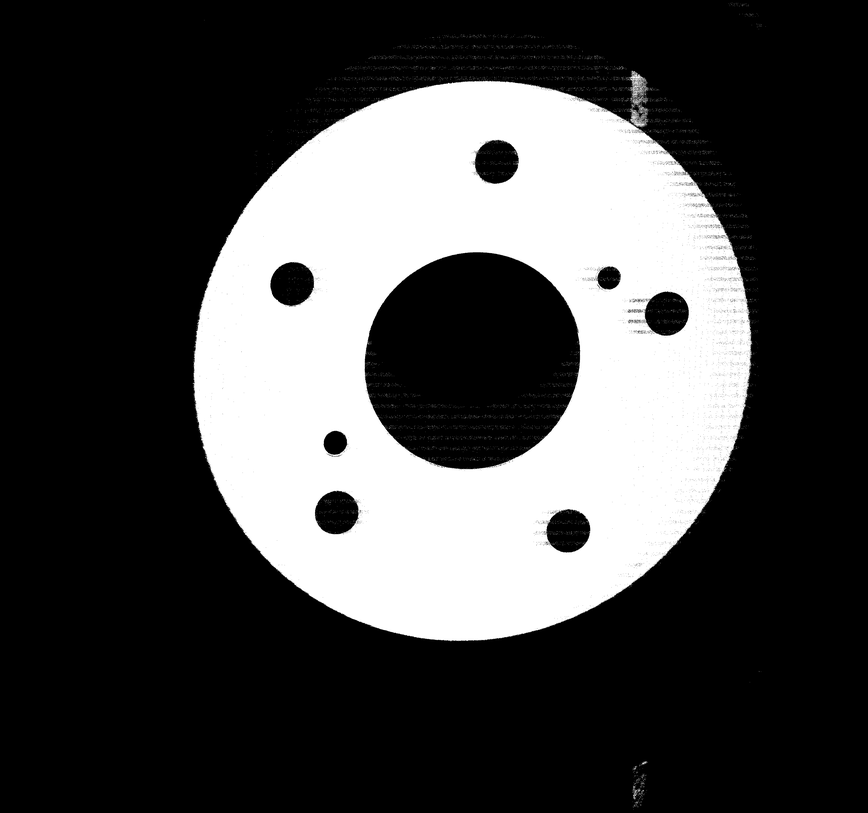
#> input picture App/mask_result.png, 868 x 813 px, shrunk from 3200 x 3000 before the run
$ python catterpiller.py
#> lines starting #> are read from the running program, lines starting #| are printed output that depends on the picture; after the words box and inside, x2 and y2 are one past the last pixel; in counts of white or black regions, pixels touching at a corner belong together
# [12 lines of commented-out code are left out]
import cv2
import numpy as np
import matplotlib.pyplot as plt

# Load image (grayscale)
img = cv2.imread("mask_result.png", cv2.IMREAD_GRAYSCALE)
#> img is the input picture: shape (813, 868); min 0, max 255, mean 72.5

# Apply Gaussian blur (helps circle detection)
kernel = np.ones((5,5), np.uint8)

# Apply erosion (remove small white noise)
_, binary = cv2.threshold(img, 200, 255, cv2.THRESH_BINARY)
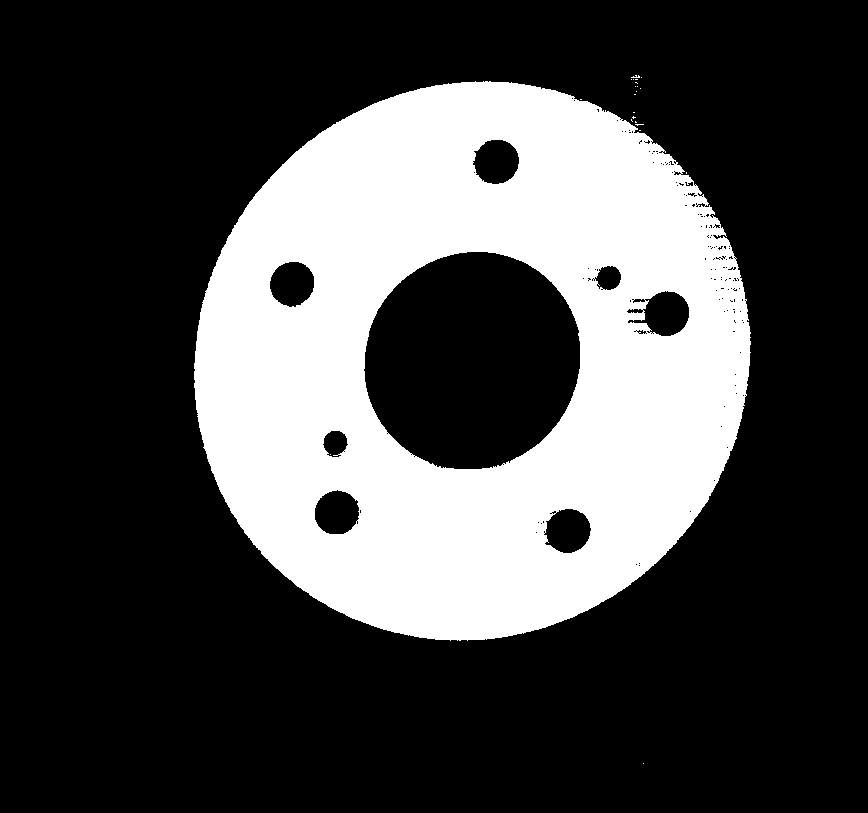
#> binary: shape (813, 868); 28.1% white; 22 white regions (21 under 20 px), largest, box (x1, y1, x2, y2) and area: (194, 81, 751, 641) 198007
eroded = cv2.erode(binary, kernel, iterations=1)
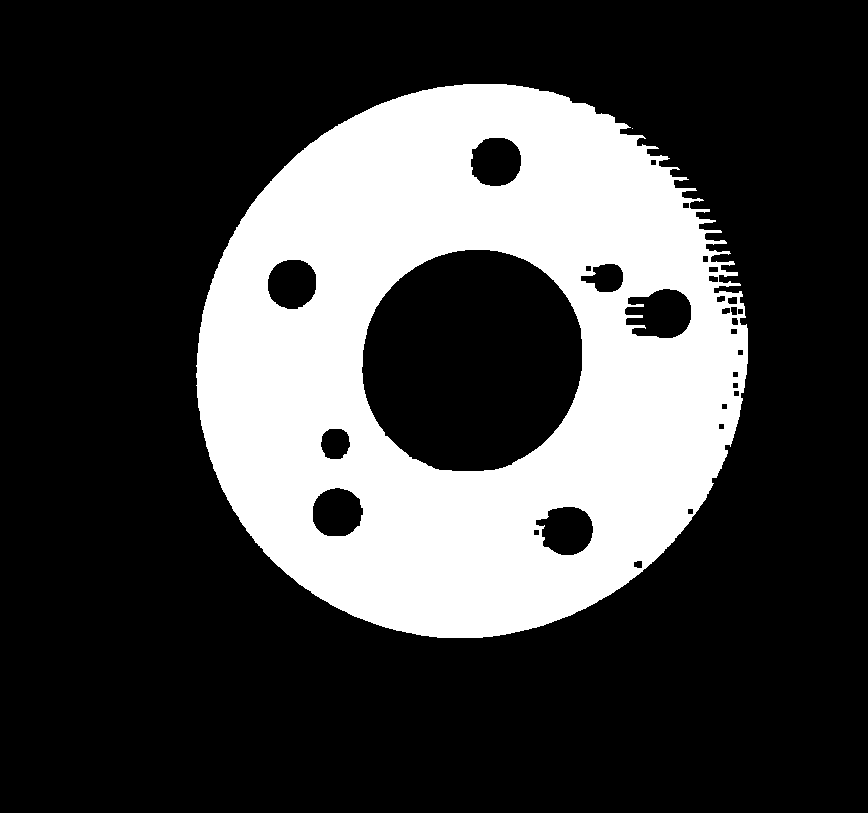
#> eroded: shape (813, 868); 26.4% white; 2 white regions (1 under 20 px), largest, box (x1, y1, x2, y2) and area: (196, 84, 748, 638) 186423

# Apply dilation (restore circle size, smooth edges)
dilated = cv2.dilate(eroded, kernel, iterations=2)
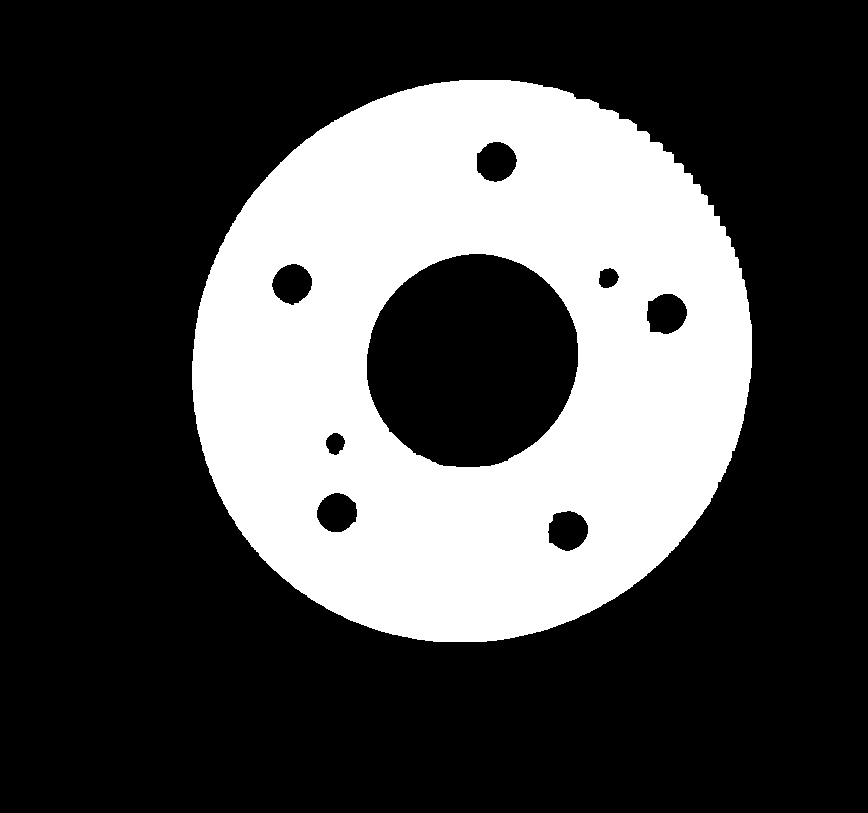
#> dilated: shape (813, 868); 29.2% white; 1 white region, box (x1, y1, x2, y2) and area: (192, 80, 752, 642) 206337

blurred = cv2.GaussianBlur(dilated, (9, 9), 2)

# Detect circles using Hough Transform
circles = cv2.HoughCircles(
    blurred,
    cv2.HOUGH_GRADIENT,
    dp=1,
    minDist=30,     # minimum distance between circles
    param1=150,     # edge detection threshold
    param2=30,      # lower -> more false circles, higher -> stricter
    minRadius=10,   # minimum radius
    maxRadius=200   # maximum radius
)
#> circles = [[472.5, 360.5, 107.8], [336.5, 512.5, 19.2], [291.5, 283.5, 19], [666.5, 313.5, 19.3], [495.5, 160.5, 19.6], [567.5, 531.5, 19.6]]

# Convert original to color for visualization
output = cv2.cvtColor(img, cv2.COLOR_GRAY2BGR)

if circles is not None:
    circles = np.uint16(np.around(circles))
#> circles = [[472, 360, 108], [336, 512, 19], [292, 284, 19], [666, 314, 19], [496, 160, 20], [568, 532, 20]]
    for (x, y, r) in circles[0, :]:
        # Draw the circle outline
        cv2.circle(output, (x, y), r, (0, 255, 0), 5)
        # Draw the center
        cv2.circle(output, (x, y), 3, (0, 0, 255), -1)
        print(f"Circle center: ({x}, {y}), radius: {r}")
#> this loop made 6 passes
#| Circle center: (472, 360), radius: 108
#| Circle center: (336, 512), radius: 19
#| Circle center: (292, 284), radius: 19
#| Circle center: (666, 314), radius: 19
#| Circle center: (496, 160), radius: 20
#| Circle center: (568, 532), radius: 20
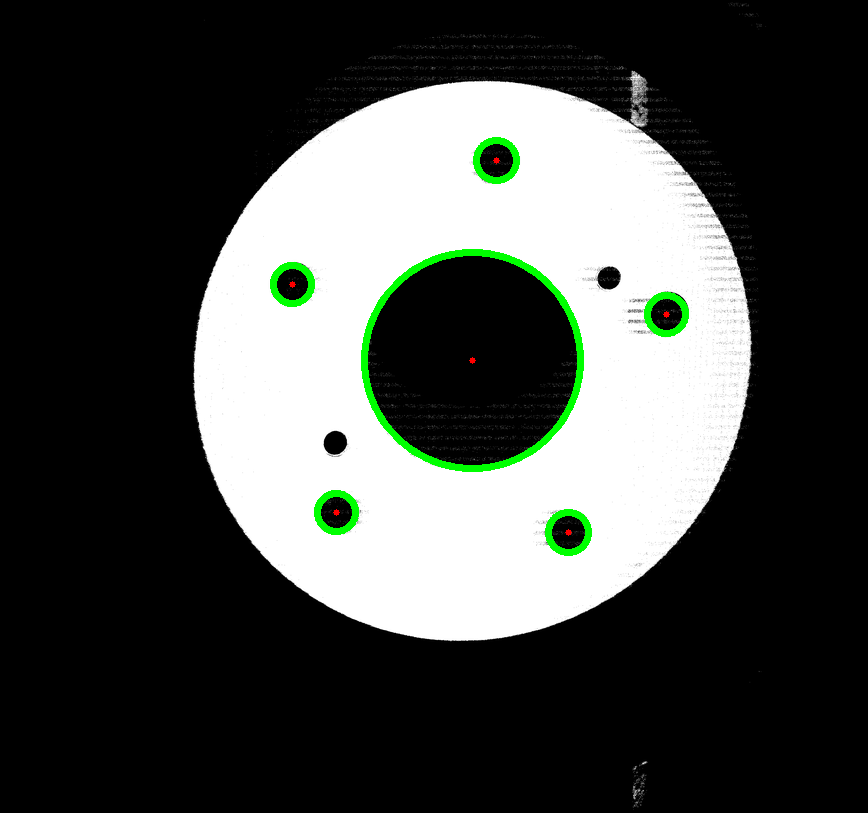
#> output: shape (813, 868, 3); 1.31% of pixels changed, all inside (x1, y1, x2, y2) = (270, 137, 689, 556)

# Show results
plt.figure(figsize=(12,5))

plt.subplot(1,2,1)
plt.title("Original")
plt.imshow(img, cmap="gray")
plt.axis("off")

plt.subplot(1,2,2)
plt.title("Detected Circles")
plt.imshow(output)
plt.axis("off")

plt.show()
#> figure, not shown here; B, G, R data is drawn as R, G, B
